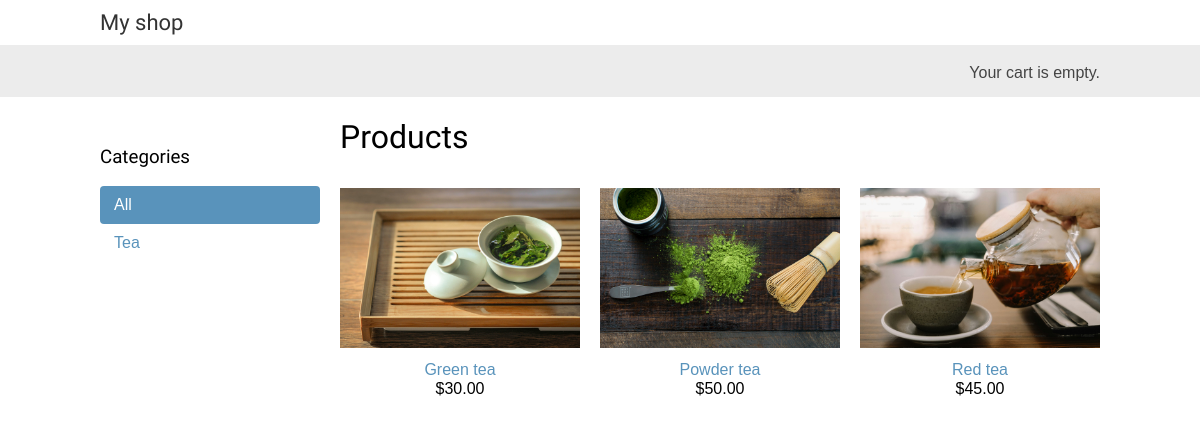
The page / on the database its author committed.
### shop/models.py (models this page shows, shortened)
class Category(models.Model):
    name = models.CharField(max_length=155)
    slug = models.SlugField(max_length=155)
    class Meta:
        ordering = ["name"]
        indexes = [
            models.Index(fields=["name"])
        ]
        verbose_name = "category"
        verbose_name_plural = "categories"
    def get_absolute_url(self):
        return reverse("shop:product_list_by_category", args=[self.slug,])

class Product(models.Model):
    category = models.ForeignKey(
        Category,
        on_delete=models.CASCADE,
        related_name="products"
    )
    name = models.CharField(max_length=155)
    slug = models.SlugField(max_length=155)
    description = models.TextField(blank=True)
    image = models.ImageField(upload_to="products/%Y/%m/%d/", blank=True)
    available = models.BooleanField(default=True)
    price = models.DecimalField(max_digits=10, decimal_places=2)
    created = models.DateTimeField(auto_now_add=True)
    updated = models.DateTimeField(auto_now_add=True)
    class Meta:
        ordering = ["name"]
        indexes = [
            models.Index(fields=["id", "slug"]),
            models.Index(fields=["name"]),
            models.Index(fields=["-created"])
        ]
    def get_absolute_url(self):
        return reverse("shop:product_detail", args=[self.id, self.slug,])

### shop/views.py (the view)
# urls.py: path("", views.product_list, name="product_list"),
def product_list(request, category_slug=None):
    category = None
    categories = Category.objects.all()
    products = Product.objects.filter(available=True)
    if category_slug:
        category = get_object_or_404(Category, slug=category_slug)
        products = products.filter(category=category)
    return render(
        request,
        "shop/product/list.html",
        {
            "category": category,
            "categories": categories,
            "products": products
        }
    )

### cart/cart.py (called while the page is built)
    def __len__(self):
        return sum(item["quantity"] for item in self.cart.values())

### cart/context_processors.py (called while the page is built)
def cart(request):
    return {"cart": Cart(request)}

### shop/templates/shop/product/list.html (shortened to what this page needs)
{% extends "shop/base.html" %}
{% load static %}
{% block content %}
  <div id="sidebar">
    <h3>Categories</h3>
    <ul>
      <li {% if not category %}class="selected"{% endif %}>
        <a href="{% url "shop:product_list" %}">All</a>
      </li>
      {% for c in categories %}
        <li {% if category.slug == c.slug %}class="selected"{% endif %}>
          <a href="{{ c.get_absolute_url }}">{{ c.name }}</a>
        </li>
      {% endfor %}
    </ul>
  </div>
  <div id="main" class="product-list">
    <h1>{% if category %}{{ category.name }}{% else %}Products{% endif %}</h1>
    {% for product in products %}
    <div class="item">
        <a href="{{ product.get_absolute_url }}">
            <img src="{% if product.image %}{{ product.image.url }}{% else %}{% static 'img/no_image.png' %}{% endif %}">
        </a>
        <a href="{{ product.get_absolute_url }}">{{ product.name }}</a>
        <br>
        ${{ product.price }}
    </div>
{% endfor %}
</div>
{% endblock %}

### shop/templates/shop/base.html (shortened to what this page needs)
{% load static %}
<!DOCTYPE html>
<html lang="en">
    <head>
        <link rel="stylesheet" href="{% static 'css/base.css' %}">
    </head>
    <body>
        <div id="header">
            <a href="/" class="logo">My shop</a>
        </div>
        <div id="subheader">
            <div class="cart">
                {% with total_items=cart|length %}
                {% if total_items > 0 %}
                    Your cart:
                    <a href="{% url 'cart:cart_detail' %}">
                        {{ total_items }} item{{ total_items|pluralize }},
                        ${{ cart.get_total_price }}
                    </a>
                {% elif not order %}
                    Your cart is empty.
                {% endif %}
            {% endwith %}
            </div>
        </div>
        <div id="content">
            {% block content %}
            {% endblock content %}
        </div>
    </body>
</html>

### shop/static/css/base.css (style rules this page uses)
body { margin:0; padding:0; font-family:helvetica, sans-serif; }
h1, h2, h3, h4, h5 , h6 { font-family: 'Ubuntu', sans-serif; font-weight:normal; }
a { text-decoration:none; color:#5993bb; }
#header { padding:10px 100px; font-size:18px; overflow:auto; }
#subheader { background:#ececec; color:#444; padding:15px 100px; overflow:auto; }
#header .logo { font-family: 'Ubuntu', sans-serif; float:left; color:#333; font-size:22px; margin-right:10%; }
#subheader .cart { float:right; padding-top:4px; }
#content { padding:0 100px; overflow:hidden; }
#sidebar { width:220px; padding:30px 20px 0 0; float:left; }
#sidebar ul { margin:0; padding:0; }
#sidebar ul li { margin:0; list-style:none; padding:10px 14px; }
#sidebar ul li a { display:block; }
#sidebar ul li.selected { background:#5993bb; border-radius:4px; }
#sidebar ul li.selected a { color:#fff; }
#main { float:left; width: 96%; margin-right:-220px; overflow:hidden; }
.product-list .item { width:25%; padding:10px 20px 10px 0; float:left; text-align:center; line-height:1.2; }
.product-list .item img { width:100%; margin-bottom:8px; }

### rows shown on the page
Category: name "Tea"
Product: image (picture), name "Green tea", price "30.00"
Product: image (picture), name "Powder tea", price "50.00"
Product: image (picture), name "Red tea", price "45.00"
